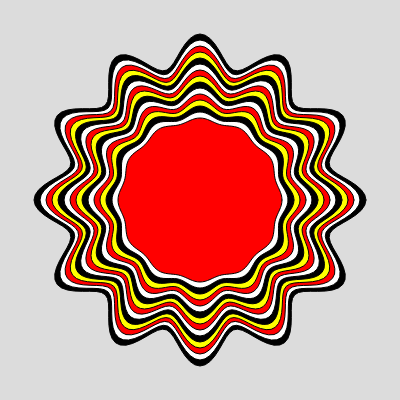
Frame 1 (no input)
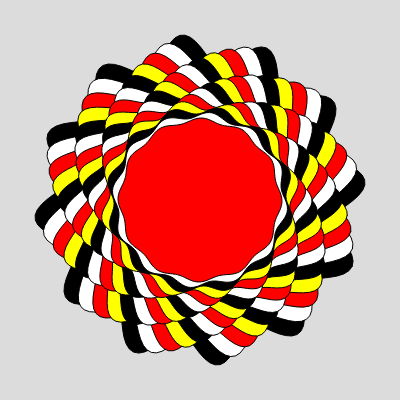
Frame 60 (no input)
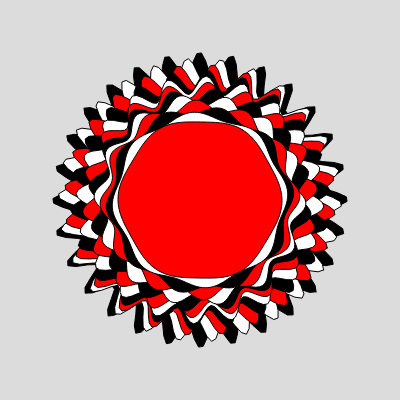
Frame 120 (the mouse pressed at the canvas centre since frame 60)

The p5.js sketch that drew these frames (run headless with seeded random() and noise() and a simulated clock; from frame 60 on, the mouse is pressed at the canvas centre):

// p5.js sketch
// ── sketch.js
let f = []; 
let n_picture = 4;
let picture = 0;

function mousePressed() {
    picture = (picture + 1) % n_picture; 
    init(picture);
}

function init(picture) {
    let n = 15;

    switch(picture) {
    case 0:
	for (let i=0 ; i<n ; ++i) {
	    f[n-1-i] = new Flower(80 + i * 5, 2 + i, 12, -1 + i * 0.1, 
				  ["red", "white", "black", "yellow"][i % 4])
	}
	f.length = n;
	break;
    case 1:
	n = 12;
	for (let i=0 ; i<n ; ++i) {
	    f[n-1-i] = new Flower(80 + i * 5, 2 + i, 6 + i * 2, -1 + i * 0.15, 
				  ["red", "white", "black", "yellow"][i % 3])
	}
	f.length = n;
	break;
    case 2:
	for (let i=0 ; i<n ; ++i) {
	    f[n-1-i] = new Flower(80 + i * 5, 2 + i, 6 + i, -1 + i * 0.1, 
				  ["red", "white", "black", "yellow"][i % 4])
	}
	f.length = n;
	break;
    case 3:
	n = 10;
	for (let i=0 ; i<n ; ++i) {
	    f[n-1-i] = new Flower(80 + i * 5, 18, 8, -1 + i * 0.2, 
				  ["blue", "orange", "black", "yellow"][i % 4])
	}
	f.length = n;
	break;
    }
}


function setup() {
    createCanvas(400, 400);
    angleMode(DEGREES);
    init(picture);
}

function draw() {
    background(220);
    translate(width/2, height/2);

    push();
//    blendMode(EXCLUSION);
    for (let i=0 ; i<f.length ; ++i) {
	f[i].display();
    }
    pop();
}


// ── flower.js

class Flower {
    static PTS = 200;

    constructor (r, f_amp, period, speed, color) {
	this.f_amp = f_amp;
	this.period = period;
	this.speed = speed;
	this.r = r;
	this.color = color
	
	this.rotation = 0; 
    }


    display() {
	fill(this.color);
	stroke(0);
	beginShape();
	for(let i=0 ; i<=Flower.PTS ; ++i) {
	    let angle = i/Flower.PTS * 360;
	    let f_radius = this.f_amp * cos(angle * this.period);
	    let x = (this.r + f_radius) * cos(angle + this.rotation);
	    let y = (this.r + f_radius) * sin(angle + this.rotation);
	    vertex(x, y);
	}
	endShape();

	this.rotation += this.speed;
    }
}
